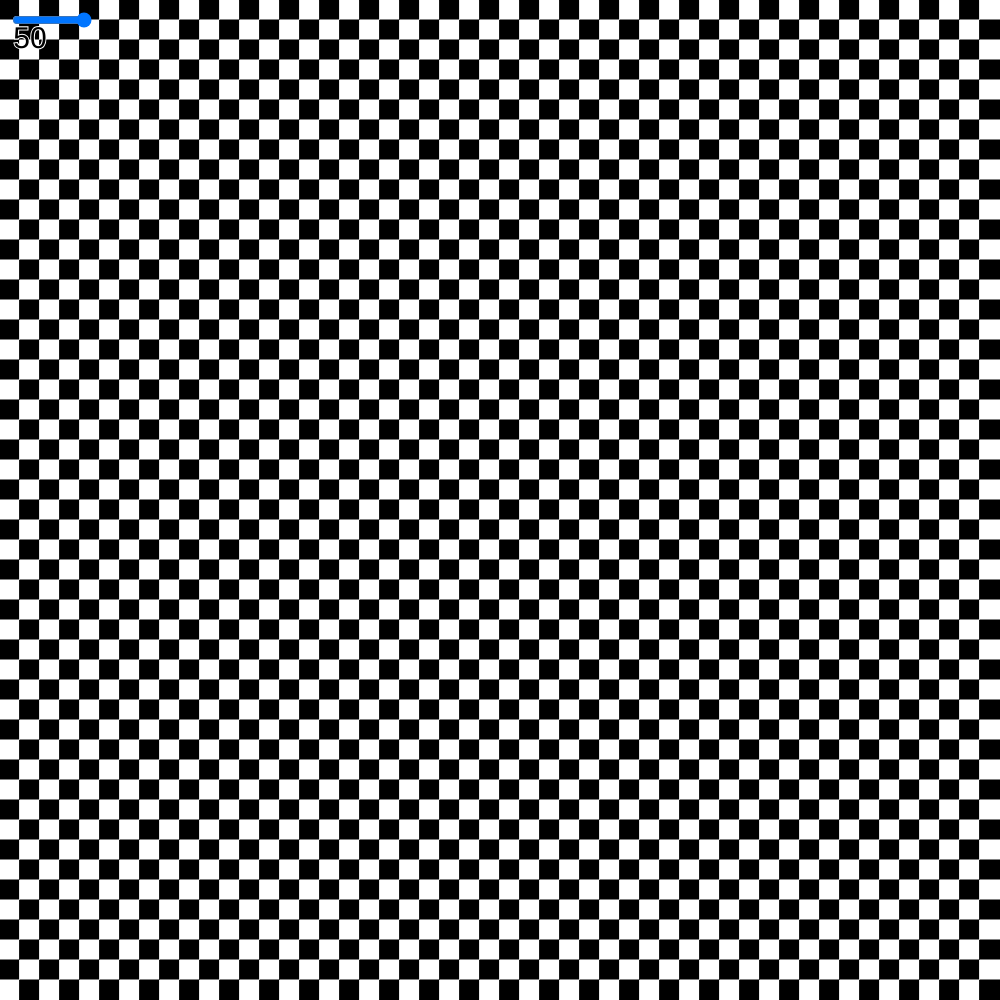
Frame 1 (no input)
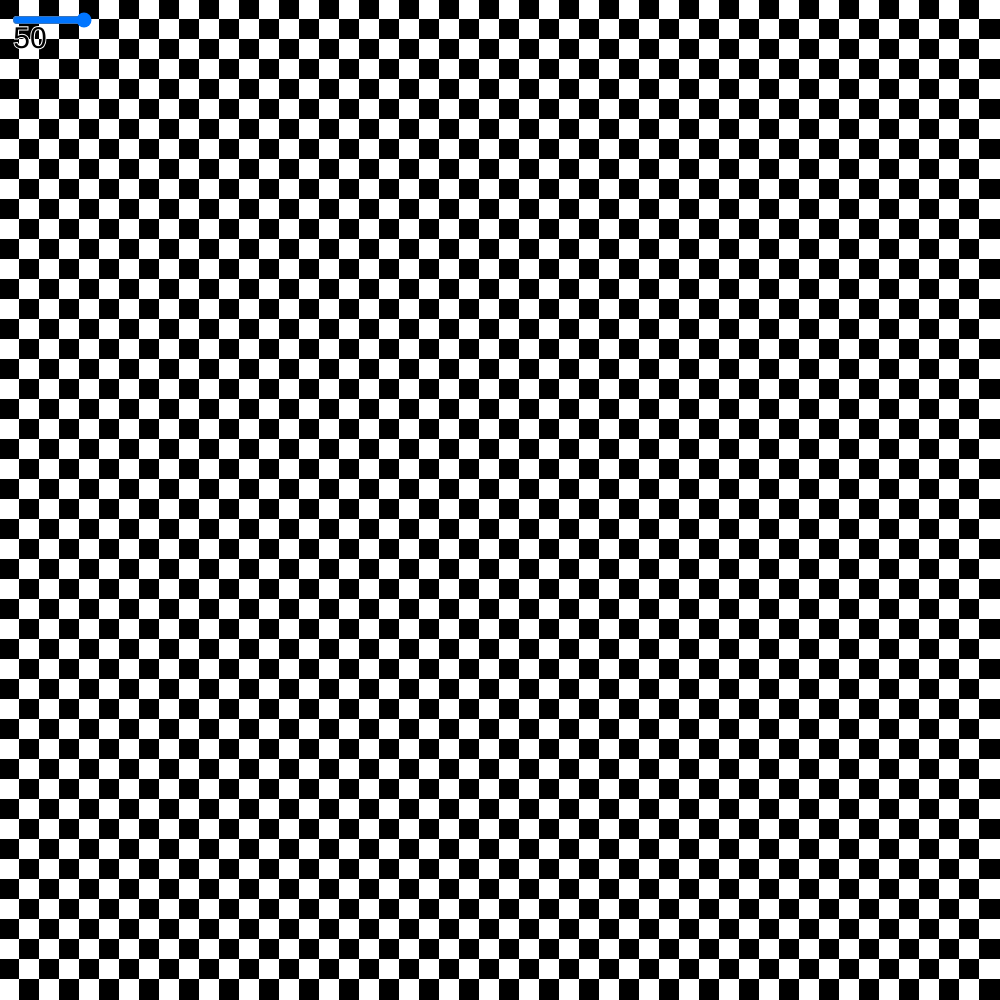
Frame 60 (no input)
Frame 120 (the mouse pressed at the canvas centre since frame 60): identical to frame 60, image omitted

The p5.js sketch that drew these frames (run headless with seeded random() and noise() and a simulated clock; from frame 60 on, the mouse is pressed at the canvas centre):

// p5.js sketch
// ── sketch.js
let N = 50;
let size = 0;

function setup() {
	size = min(windowWidth, windowHeight);
	createCanvas(size, size);

	slider = createSlider(20, 50, 50);
	slider.position(10, 10);
	slider.style('width', '80px');
	
}

function draw() {
	background(0);
	let resolution = slider.value();
	
	let d = size/resolution;
	
	for (let i=0; i<resolution; i++){
		for (let j=0; j<resolution; j++){
			let x = N*(i+0.5)/resolution;
			let y = N*(j+0.5)/resolution;
			let parity = (floor(x)+floor(y))%2;
			fill(255 * parity);
			stroke(255 * parity);
			rect(i*d, j*d, d,d);
		}
	}
	
	fill(0);
	stroke(255);
	strokeWeight(2);
	textAlign(CENTER, CENTER);
	textSize(30);
	text(""+resolution, 30, 40);
}
